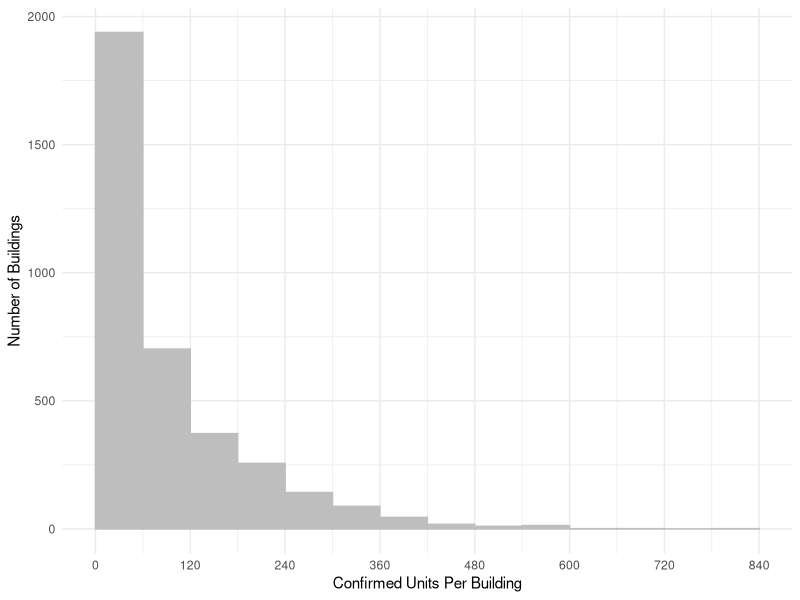
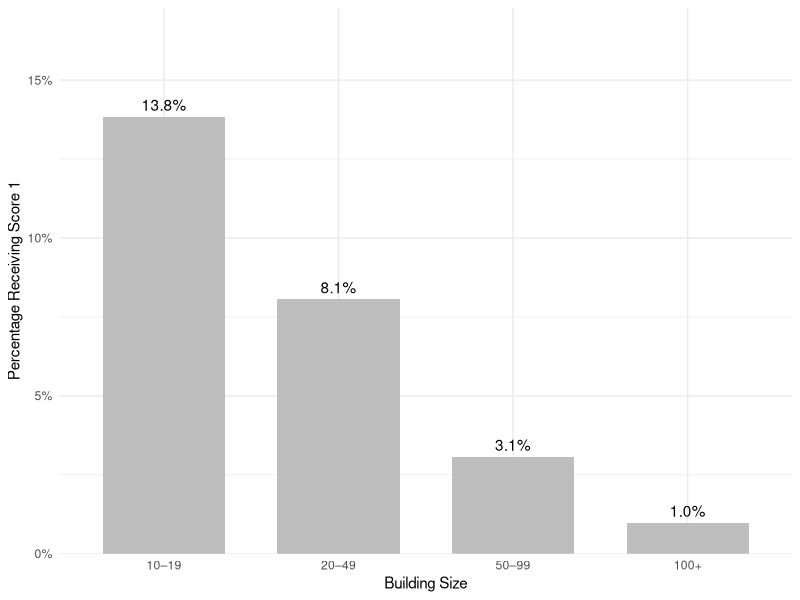
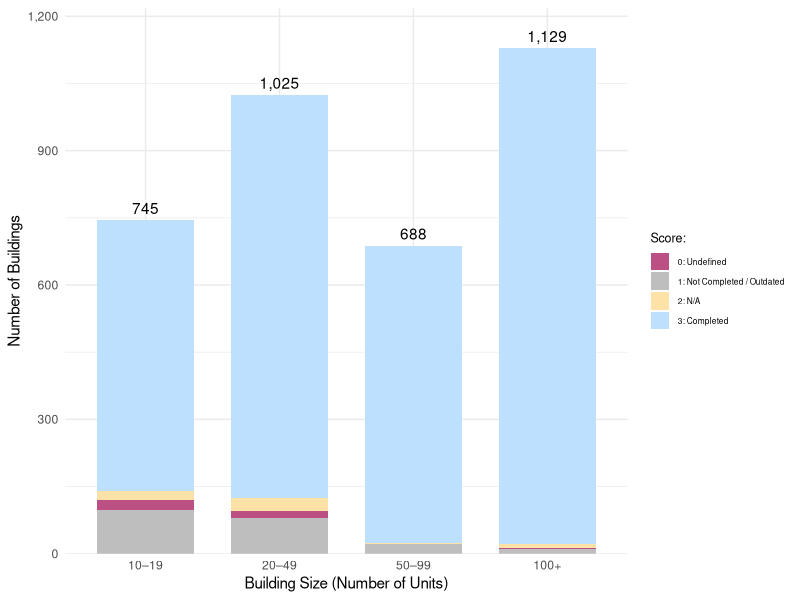
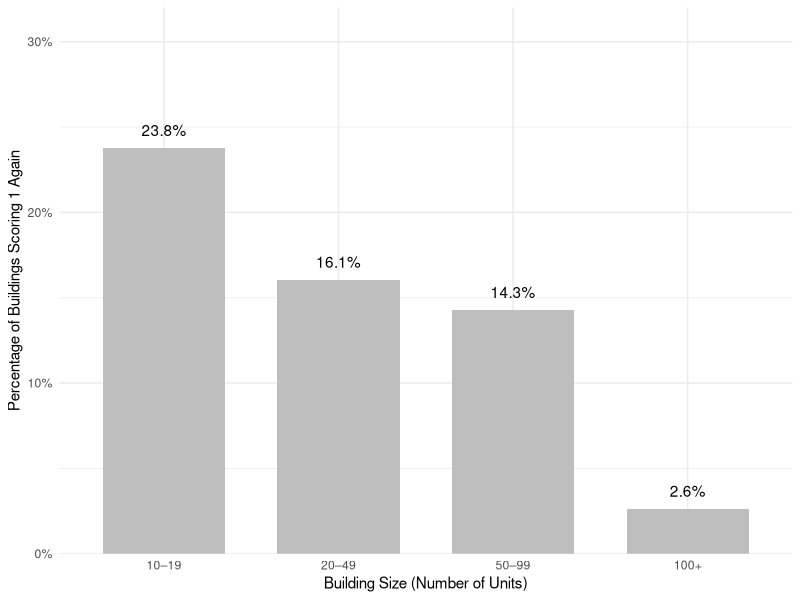

Write R code to recreate these figures, in order. (Note: this script raises an error after producing the figures.)
#### Preamble ####
# Purpose: Replicated graphs from the paper on Apartment Evaluation study
# Author: Kexin Liu
# Date: 25 September 2026
# Contact: ws1nn2lj3@gmail.com
# License: MIT
# Pre-requisites: 
  # The `tidyverse` package must be installed
  # The 'ggplot2' package must be installed
  # The 'analysis_data.csv' is saved and ready to be read
  # The 'score_change_data.csv' is saved and ready to be read


#### Workspace setup ####

library(tidyverse)
library(ggplot2)
apartment <- read_csv("data/02-analysis_data/analysis_data.csv")
scorechange <- read_csv("data/02-analysis_data/score_change_data.csv")

#### Introductory Graphs ####

ggplot(apartment, aes(x = `CONFIRMED UNITS`)) +
  geom_histogram(binwidth = 60, boundary = 0, closed = "left", fill = "grey",
                 colour = "grey") +
  scale_x_continuous(breaks = seq(0, 840, by = 120)) +
  labs(x = "Confirmed Units Per Building", y = "Number of Buildings") +
  theme_minimal()


#### Data Section Graphs ####

# Derive the variable building_size. The building size break will be used universally
# in the data section.

# Create a barplot for building size and proportion of score 1 in service log.

size_breaks <- c(9, 19, 49, 99, Inf)
size_labels <- c("10–19", "20–49", "50–99", "100+")

apartment$building_size <- cut(
  apartment[["CONFIRMED UNITS"]],
  breaks = size_breaks,
  labels = size_labels)

service <- apartment |>
  filter(`TENANT SERVICE REQUEST LOG` %in% c(1, 3)) |>
  group_by(building_size) |>
  summarise(buildings = n(), 
            service_percent = mean(`TENANT SERVICE REQUEST LOG` == 1),
            .groups = "drop")

ggplot(service, aes(x = building_size, y = service_percent)) +
  geom_col(fill = "grey", width = 0.7) +
  geom_text(aes(label = scales::percent(service_percent, accuracy = 0.1)),
            vjust = -0.5) +
  scale_y_continuous( labels = scales::label_percent(accuracy = 1),
                      limits = c(0, max(service$service_percent) * 1.25),
                      expand = expansion(mult = c(0, 0))) +
  labs(x = "Building Size", y = "Percentage Receiving Score 1") +
  theme_minimal()

# Stacked barplot containing all scores

stacked_data <- apartment |>
  filter(`TENANT SERVICE REQUEST LOG` %in% 0:3) |>
  mutate(log_score = factor(`TENANT SERVICE REQUEST LOG`, 
                            levels = c(1, 0, 2, 3)))

stacked_data$building_size <- cut(
  stacked_data[["CONFIRMED UNITS"]],
  breaks = size_breaks,
  labels = size_labels)

size_totals <- stacked_data |> count(building_size)

ggplot(stacked_data, aes(x = building_size, fill = log_score)) +
  geom_bar(width = 0.72, position = position_stack(reverse = TRUE)) +
  geom_text(data = size_totals, 
            aes(x = building_size, y = n, label = scales::comma(n)),
            inherit.aes = FALSE, vjust = -0.5) +
  scale_fill_manual(name = "Score: ",
                    values = c("0" = "#BC5085", "1" = "grey", "2" = "#FDE2A7",
                               "3" = "#BDE0FE"), breaks = c("0", "1", "2", "3"),
                    labels = c("0: Undefined", "1: Not Completed / Outdated", 
                               "2: N/A", "3: Completed")) +
  scale_y_continuous(labels = scales::label_comma(), 
                     expand = expansion(mult = c(0, 0.08))) +
  labs(x = "Building Size (Number of Units)", y = "Number of Buildings") +
  theme_minimal() +
  theme(legend.position = "right", legend.title = element_text(size = 9),
        legend.text = element_text(size = 6),
        legend.key.size = grid::unit(0.5, "cm")) +
  guides(fill = guide_legend(nrow = 4, byrow = TRUE))


# Create a barplot for building size and proportion of improvement in service log

scorechange$building_size <- cut(scorechange[["CONFIRMED UNITS"]],
                                 breaks = size_breaks, labels = size_labels)
score1_change <- scorechange |>
  filter(first_date < latest_date, first_score == 1, latest_score %in% c(1, 3))

size_change_summary <- score1_change |>
  group_by(building_size) |>
  summarise(total = n(), stayed_at_1 = sum(latest_score == 1),
            percent_stayed_1 = stayed_at_1 / total, .groups = "drop")

ggplot(size_change_summary, aes(x = building_size, y = percent_stayed_1)) +
  geom_col(fill = "grey", width = 0.7) +
  geom_text(aes(label = scales::percent(percent_stayed_1, accuracy = 0.1)),
            vjust = -1, colour = "black") +
  scale_y_continuous(labels = scales::label_percent(), limits = c(0, 0.32),
                     expand = expansion(mult = c(0, 0))) +
  labs(x = "Building Size (Number of Units)",
       y = "Percentage of Buildings Scoring 1 Again") +
  theme_minimal()

# Toronto city wise segment plot

ward_data <- apartment |>
  filter(`TENANT SERVICE REQUEST LOG` %in% c(1, 3)) |>
  mutate(size_band = cut(`CONFIRMED UNITS`, breaks = size_breaks,
                         labels = size_labels),
         score1 = `TENANT SERVICE REQUEST LOG` == 1)

city_rates <- ward_data |>
  group_by(size_band) |>
  summarise(city_rate = mean(score1), .groups = "drop")

ward_summary <- ward_data |>
  left_join(city_rates, by = "size_band") |>
  group_by(WARDNAME) |>
  summarise(buildings = n(), observed = mean(score1), 
            benchmark = mean(city_rate), .groups = "drop") |>
  filter(buildings >= 50) |>
  mutate(gap = observed - benchmark) |>
  arrange(gap) |>
  mutate(ward_label = paste0(WARDNAME, " (n=", buildings, ")"),
         ward_label = factor(ward_label, levels = ward_label))

ggplot(ward_summary, aes(y = ward_label)) +
  geom_segment(aes(x = benchmark, xend = observed, yend = ward_label),
               color = "grey70", linewidth = 0.9) +
  geom_point(aes(x = benchmark, shape = "Size-mix benchmark",
                 color = "Size-mix benchmark"), size = 3, stroke = 1.2) +
  geom_point(aes(x = observed, shape = "Observed rate", 
                 color = "Observed rate"), size = 2) +
  scale_shape_manual(name = NULL, values = c("Observed rate" = 16, 
                                             "Size-mix benchmark" = 1)) +
  scale_color_manual(name = NULL, values = c("Observed rate" = "#A94C41",
                                             "Size-mix benchmark" = "#4F6874")) +
  scale_x_continuous(labels = scales::label_percent(accuracy = 1),
                     limits = c(0, 0.15), breaks = seq(0, 0.14, 0.02)) +
  labs(x = "Percentage of Buildings Receiving Score 1", y = NULL) +
  theme_minimal() +
  theme(legend.position = "top")
